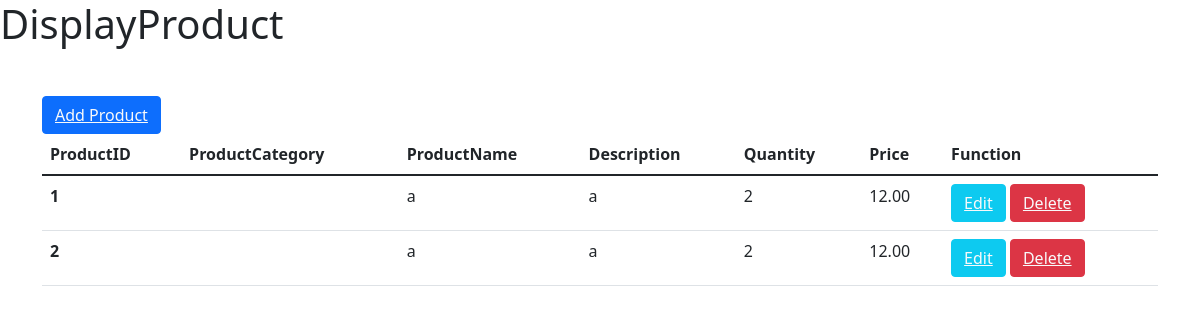
Before: /product/displayproduct.php with the older database file.
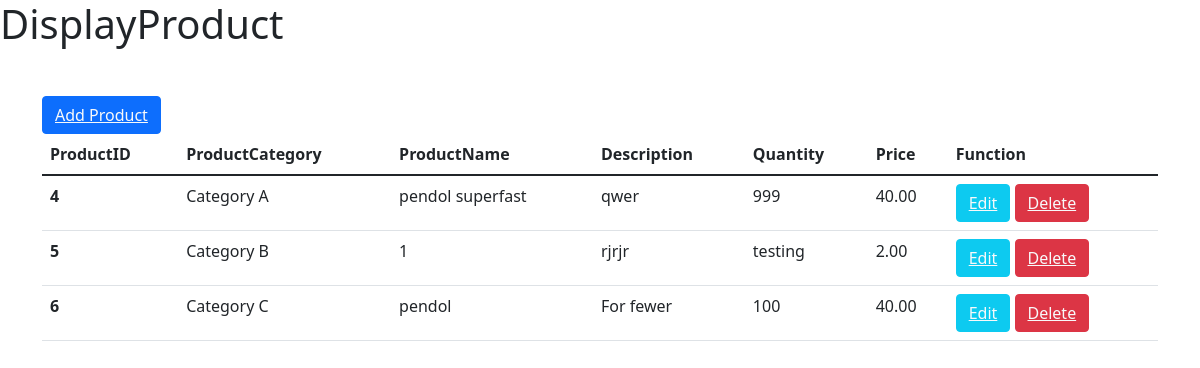
After: the same page with the newer database file.
### tables this page shows
CREATE TABLE `product` (
  `ProductID` int(11) NOT NULL,
  `ProductName` varchar(200) DEFAULT NULL,
  `Description` varchar(200) DEFAULT NULL,
  `Quantity` varchar(200) DEFAULT NULL,
  `Price` decimal(5,2) DEFAULT NULL,
  `CategoryID` int(11) DEFAULT NULL,
  `ProductCategory` varchar(200) DEFAULT NULL
);

### product/displayproduct.php (the view, shortened to what this page needs)
<?php
include 'connect.php';
?>
<!doctype html>
<html lang="en">
<head>
  <link href="https://cdn.jsdelivr.net/npm/bootstrap@5.1.3/dist/css/bootstrap.min.css" rel="stylesheet">
</head>
<body>
  <h1>DisplayProduct</h1>
  <div class="container my-5">
    <button class="btn btn-primary"><a href="product.php" class="text-light">Add Product</a></button>
    <table class="table">
      <thead>
        <tr>
          <th scope="col">ProductID</th>
          <th scope="col">ProductCategory</th>
          <th scope="col">ProductName</th>
          <th scope="col">Description</th>
          <th scope="col">Quantity</th>
          <th scope="col">Price</th>
          <th scope="col">Function</th>
        </tr>
      </thead>
      <?php
      $sql = "Select * from product";
      $result = mysqli_query($con, $sql);
      if ($result) {
        while ($row = mysqli_fetch_assoc($result)) {
          $ProductID = $row['ProductID'];
          $ProductCategory = $row['ProductCategory'];
          $ProductName = $row['ProductName'];
          $Description = $row['Description'];
          $Quantity = $row['Quantity'];
          $Price = $row['Price'];
          echo '<tr>
      <th scope="row">' . $ProductID . '</th>
      <td>' . $ProductCategory . '</td>
      <td>' . $ProductName . '</td>
      <td>' . $Description . '</td>
      <td>' . $Quantity . '</td>
	  <td>' . $Price . '</td>
	  <td>
	  <button class="btn btn-info"><a href="edit.php? editProductID=' . $ProductID . '" class="text-light">Edit</a></button>
	  <button class="btn btn-danger"><a href="delete.php? deleteProductID=' . $ProductID . '" class="text-light">Delete</a></button>
	  </td>
    </tr>';
        }
      }
      ?>
  </div>
</body>
</html>

Changed rows visible on the page:
removed product: ProductID "1", ProductName "a", Description "a", Quantity "2", Price "12.00"
removed product: ProductID "2", ProductName "a", Description "a", Quantity "2", Price "12.00"
added product: ProductID "4", ProductCategory "Category A", ProductName "pendol superfast", Description "qwer", Quantity "999", Price "40.00"
added product: ProductID "5", ProductCategory "Category B", ProductName "1", Description "rjrjr", Quantity "testing", Price "2.00"
added product: ProductID "6", ProductCategory "Category C", ProductName "pendol", Description "For fewer", Quantity "100", Price "40.00"
